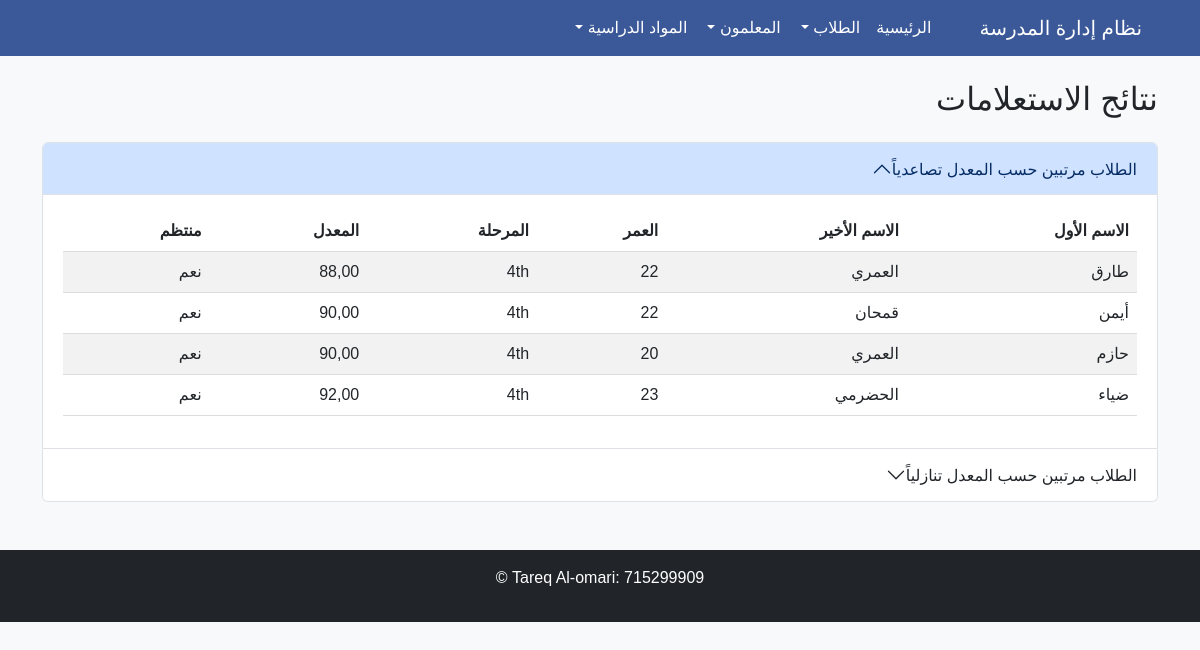
/queries/, run on the app's committed database.
### students/models.py (models this page shows, shortened)
class Student(models.Model):
    f_name = models.CharField(max_length=50, verbose_name="الاسم الأول")
    l_name = models.CharField(max_length=50, verbose_name="الاسم الأخير")
    age = models.IntegerField(verbose_name="العمر")
    level = models.CharField(max_length=10, verbose_name="المرحلة الجامعية")
    gpa = models.DecimalField(max_digits=4, decimal_places=2, verbose_name="المعدل")
    status = models.BooleanField(default=True, verbose_name="منتظم")
    report = models.TextField(blank=True, null=True, verbose_name="ملاحظة")
    class Meta:
        verbose_name = "طالب"
        verbose_name_plural = "الطلاب"

### students/views.py (the view)
# urls.py: path('queries/', views.get_students, name='queries'),
def get_students(request):
    students_asc = Student.objects.all().order_by("gpa")
    students_desc = Student.objects.all().order_by("-gpa")
    students_contains = Student.objects.filter(f_name__contains='ا')
    students_in = Student.objects.filter(gpa__in=[90.00, 91.00])
    students_range = Student.objects.filter(gpa__range=[89, 91])
    students_exact = Student.objects.filter(gpa=90.00)
    students_exclude = Student.objects.all().exclude(f_name="طارق")
    students_complex = Student.objects.all().exclude(Q(f_name="طارق") | Q(age=22))
    return render(request, 'showstudents.html', {
        'students_asc': students_asc,
        'students_desc': students_desc,
        'students_contains': students_contains,
        'students_in': students_in,
        'students_range': students_range,
        'students_exact': students_exact,
        'students_exclude': students_exclude,
        'students_complex': students_complex
    })

### templates/showstudents.html (shortened to what this page needs)
{% extends 'base.html' %}
{% block content %}
<h2 class="mb-4">نتائج الاستعلامات</h2>
<div class="accordion" id="queriesAccordion">
    <div class="accordion-item">
        <h2 class="accordion-header">
            <button class="accordion-button" type="button" data-bs-toggle="collapse" data-bs-target="#collapseOne">
                الطلاب مرتبين حسب المعدل تصاعدياً
            </button>
        </h2>
        <div id="collapseOne" class="accordion-collapse collapse show" data-bs-parent="#queriesAccordion">
            <div class="accordion-body">
                <table class="table table-striped">
                    <thead>
                        <tr>
                            <th>الاسم الأول</th>
                            <th>الاسم الأخير</th>
                            <th>العمر</th>
                            <th>المرحلة</th>
                            <th>المعدل</th>
                            <th>منتظم</th>
                        </tr>
                    </thead>
                    <tbody>
                        {% for student in students_asc %}
                        <tr>
                            <td>{{ student.f_name }}</td>
                            <td>{{ student.l_name }}</td>
                            <td>{{ student.age }}</td>
                            <td>{{ student.level }}</td>
                            <td>{{ student.gpa }}</td>
                            <td>{% if student.status %} نعم {% else %} لا {% endif %}</td>
                        </tr>
                        {% endfor %}
                    </tbody>
                </table>
            </div>
        </div>
    </div>
    <div class="accordion-item">
        <h2 class="accordion-header">
            <button class="accordion-button collapsed" type="button" data-bs-toggle="collapse" data-bs-target="#collapseTwo">
                الطلاب مرتبين حسب المعدل تنازلياً
            </button>
        </h2>
    </div>
</div>
{% endblock %}

### templates/base.html (style rules this page uses)
body { font-family: 'Arial', sans-serif; background-color: #f8f9fa; }
table { width: 100%; border-collapse: collapse; }
th, td { padding: 12px; text-align: right; border-bottom: 1px solid #ddd; }
th { background-color: #4a69bd; color: white; }

### data on the page
Student: f_name "طارق", l_name "العمري", age "22", level "4th", gpa "88,00", status "نعم"
Student: f_name "أيمن", l_name "قمحان", age "22", level "4th", gpa "90,00", status "نعم"
Student: f_name "حازم", l_name "العمري", age "20", level "4th", gpa "90,00", status "نعم"
Student: f_name "ضياء", l_name "الحضرمي", age "23", level "4th", gpa "92,00", status "نعم"
